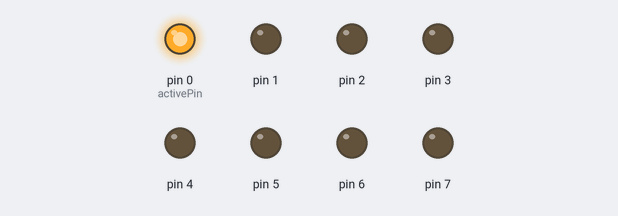
Recording of a sketch running on a simulated Arduino Uno, built with avr-gcc and run on an emulated ATmega328P. Shown: output pins drawn as LEDs (lit = HIGH).

Above: at 0.2 s.
At 1.2 s:
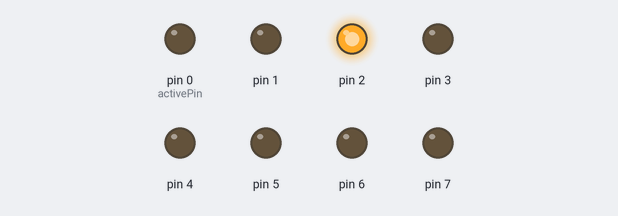
At 1.7 s:
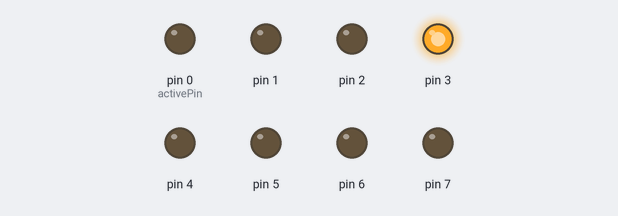
At 2.2 s:
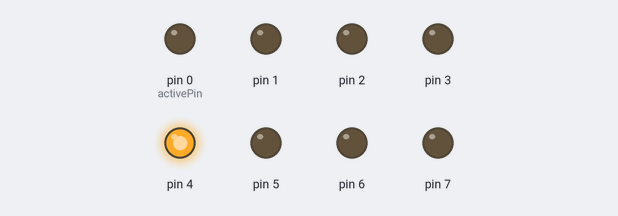
At 3.2 s:
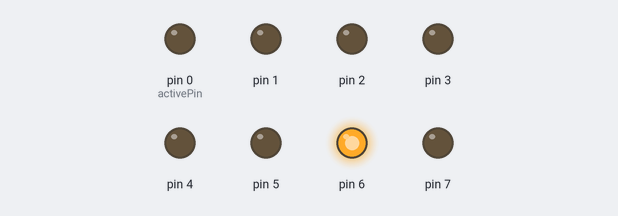
At 4.7 s:
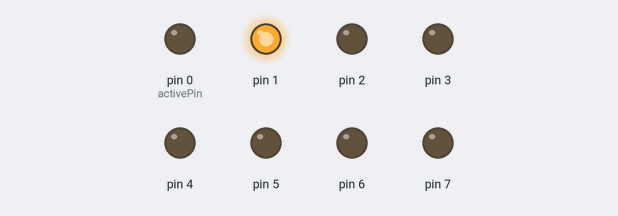
Timing chart, 0 to 5.2 s (numbered marks = the images above):
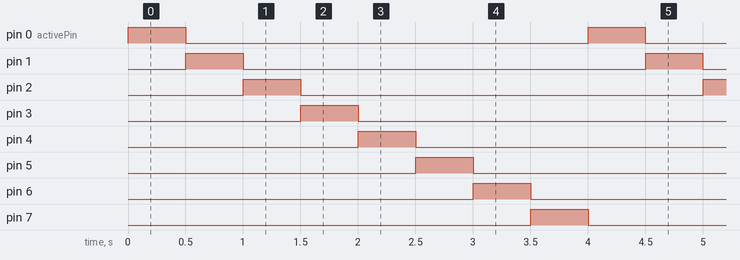

The sketch:

runningLights.ino
```cpp
void setup() {
  for(int i = 0; i < 8; i++){
    pinMode(i, OUTPUT);
  }
}

int activePin = 0;

void loop() {
  digitalWrite(activePin, HIGH);
  delay(500);
  digitalWrite(activePin, LOW);
  activePin = (activePin + 1) % 8;
}
```

Measured:
- by itself, pin 0 (activePin), pin 1–7: alternates HIGH for 0.50 s and LOW for 3.5 s
- by itself, everything shown: repeats every 4.0 s, in 16 steps
